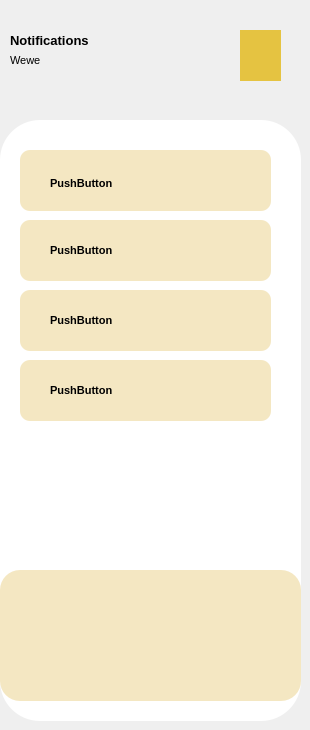
    <widget class="QWidget" name="page_6">
     <widget class="QFrame" name="frame_18">
      <property name="geometry">
       <rect>
        <x>0</x>
        <y>120</y>
        <width>301</width>
        <height>601</height>
       </rect>
      </property>
      <property name="styleSheet">
       <string notr="true">background-color: rgb(255, 255, 255);
border-radius: 40px;</string>
      </property>
      <property name="frameShape">
       <enum>QFrame::Shape::StyledPanel</enum>
      </property>
      <property name="frameShadow">
       <enum>QFrame::Shadow::Raised</enum>
      </property>
      <widget class="QFrame" name="frame_19">
       <property name="geometry">
        <rect>
         <x>0</x>
         <y>450</y>
         <width>301</width>
         <height>131</height>
        </rect>
       </property>
       <property name="styleSheet">
        <string notr="true">background-color:#f4e7c2;
border-radius:20px;</string>
       </property>
       <property name="frameShape">
        <enum>QFrame::Shape::StyledPanel</enum>
       </property>
       <property name="frameShadow">
        <enum>QFrame::Shadow::Raised</enum>
       </property>
       <widget class="QPushButton" name="dashboardPushButton_6">
        <property name="geometry">
         <rect>
          <x>20</x>
          <y>10</y>
          <width>51</width>
          <height>51</height>
         </rect>
        </property>
        <property name="styleSheet">
         <string notr="true"/>
        </property>
        <property name="text">
         <string/>
        </property>
        <property name="icon">
         <iconset resource="res.qrc">
          <normaloff>:/image/dashboard.png</normaloff>:/image/dashboard.png</iconset>
        </property>
        <property name="iconSize">
         <size>
          <width>43</width>
          <height>43</height>
         </size>
        </property>
       </widget>
       <widget class="QPushButton" name="settingsPushButton_6">
        <property name="geometry">
         <rect>
          <x>90</x>
          <y>10</y>
          <width>51</width>
          <height>51</height>
         </rect>
        </property>
        <property name="text">
         <string/>
        </property>
        <property name="icon">
         <iconset resource="res.qrc">
          <normaloff>:/image/settings.png</normaloff>:/image/settings.png</iconset>
        </property>
        <property name="iconSize">
         <size>
          <width>40</width>
          <height>40</height>
         </size>
        </property>
       </widget>
       <widget class="QPushButton" name="notificationPushButton_6">
        <property name="geometry">
         <rect>
          <x>160</x>
          <y>10</y>
          <width>51</width>
          <height>51</height>
         </rect>
        </property>
        <property name="text">
         <string/>
        </property>
        <property name="icon">
         <iconset resource="res.qrc">
          <normaloff>:/image/notification.png</normaloff>:/image/notification.png</iconset>
        </property>
        <property name="iconSize">
         <size>
          <width>40</width>
          <height>40</height>
         </size>
        </property>
       </widget>
       <widget class="QPushButton" name="profilePushButton_7">
        <property name="geometry">
         <rect>
          <x>230</x>
          <y>10</y>
          <width>51</width>
          <height>51</height>
         </rect>
        </property>
        <property name="text">
         <string/>
        </property>
        <property name="icon">
         <iconset resource="res.qrc">
          <normaloff>:/image/profile.png</normaloff>:/image/profile.png</iconset>
        </property>
        <property name="iconSize">
         <size>
          <width>30</width>
          <height>30</height>
         </size>
        </property>
       </widget>
      </widget>
      <widget class="QFrame" name="notificationLabel">
       <property name="geometry">
        <rect>
         <x>20</x>
         <y>30</y>
         <width>251</width>
         <height>61</height>
        </rect>
       </property>
       <property name="styleSheet">
        <string notr="true">background-color: rgb(244, 231, 194);
border-radius:10px;</string>
       </property>
       <property name="frameShape">
        <enum>QFrame::Shape::StyledPanel</enum>
       </property>
       <property name="frameShadow">
        <enum>QFrame::Shadow::Raised</enum>
       </property>
       <widget class="QPushButton" name="notif1PushButton">
        <property name="geometry">
         <rect>
          <x>30</x>
          <y>8</y>
          <width>191</width>
          <height>51</height>
         </rect>
        </property>
        <property name="font">
         <font>
          <family>Tahoma</family>
          <pointsize>8</pointsize>
          <bold>true</bold>
         </font>
        </property>
        <property name="layoutDirection">
         <enum>Qt::LayoutDirection::LeftToRight</enum>
        </property>
        <property name="styleSheet">
         <string notr="true">color:#000; text-align: left;</string>
        </property>
        <property name="text">
         <string>PushButton</string>
        </property>
       </widget>
      </widget>
      <widget class="QFrame" name="notificationLabel_2">
       <property name="geometry">
        <rect>
         <x>20</x>
         <y>100</y>
         <width>251</width>
         <height>61</height>
        </rect>
       </property>
       <property name="styleSheet">
        <string notr="true">background-color: rgb(244, 231, 194);
border-radius:10px;</string>
       </property>
       <property name="frameShape">
        <enum>QFrame::Shape::StyledPanel</enum>
       </property>
       <property name="frameShadow">
        <enum>QFrame::Shadow::Raised</enum>
       </property>
       <widget class="QPushButton" name="notif2PushButton">
        <property name="geometry">
         <rect>
          <x>30</x>
          <y>0</y>
          <width>191</width>
          <height>61</height>
         </rect>
        </property>
        <property name="font">
         <font>
          <family>Tahoma</family>
          <pointsize>8</pointsize>
          <bold>true</bold>
         </font>
        </property>
        <property name="layoutDirection">
         <enum>Qt::LayoutDirection::LeftToRight</enum>
        </property>
        <property name="styleSheet">
         <string notr="true">color:#000; text-align: left;</string>
        </property>
        <property name="text">
         <string>PushButton</string>
        </property>
       </widget>
      </widget>
      <widget class="QFrame" name="notificationLabel_3">
       <property name="geometry">
        <rect>
         <x>20</x>
         <y>170</y>
         <width>251</width>
         <height>61</height>
        </rect>
       </property>
       <property name="styleSheet">
        <string notr="true">background-color: rgb(244, 231, 194);
border-radius:10px;</string>
       </property>
       <property name="frameShape">
        <enum>QFrame::Shape::StyledPanel</enum>
       </property>
       <property name="frameShadow">
        <enum>QFrame::Shadow::Raised</enum>
       </property>
       <widget class="QPushButton" name="notif3PushButton">
        <property name="geometry">
         <rect>
          <x>30</x>
          <y>0</y>
          <width>191</width>
          <height>61</height>
         </rect>
        </property>
        <property name="font">
         <font>
          <family>Tahoma</family>
          <pointsize>8</pointsize>
          <bold>true</bold>
         </font>
        </property>
        <property name="layoutDirection">
         <enum>Qt::LayoutDirection::LeftToRight</enum>
        </property>
        <property name="styleSheet">
         <string notr="true">color:#000; text-align: left;</string>
        </property>
        <property name="text">
         <string>PushButton</string>
        </property>
       </widget>
      </widget>
      <widget class="QFrame" name="notificationLabel_4">
       <property name="geometry">
        <rect>
         <x>20</x>
         <y>240</y>
         <width>251</width>
         <height>61</height>
        </rect>
       </property>
       <property name="styleSheet">
        <string notr="true">background-color: rgb(244, 231, 194);
border-radius:10px;</string>
       </property>
       <property name="frameShape">
        <enum>QFrame::Shape::StyledPanel</enum>
       </property>
       <property name="frameShadow">
        <enum>QFrame::Shadow::Raised</enum>
       </property>
       <widget class="QPushButton" name="notif4PushButton">
        <property name="geometry">
         <rect>
          <x>30</x>
          <y>0</y>
          <width>191</width>
          <height>61</height>
         </rect>
        </property>
        <property name="font">
         <font>
          <family>Tahoma</family>
          <pointsize>8</pointsize>
          <bold>true</bold>
         </font>
        </property>
        <property name="layoutDirection">
         <enum>Qt::LayoutDirection::LeftToRight</enum>
        </property>
        <property name="styleSheet">
         <string notr="true">color:#000; text-align: left;</string>
        </property>
        <property name="text">
         <string>PushButton</string>
        </property>
       </widget>
      </widget>
     </widget>
     <widget class="QPushButton" name="pushButton_36">
      <property name="enabled">
       <bool>true</bool>
      </property>
      <property name="geometry">
       <rect>
        <x>240</x>
        <y>30</y>
        <width>41</width>
        <height>51</height>
       </rect>
      </property>
      <property name="styleSheet">
       <string notr="true">border:none;
background-color: rgb(229, 195, 65);</string>
      </property>
      <property name="text">
       <string/>
      </property>
      <property name="icon">
       <iconset resource="res.qrc">
        <normaloff>:/image/humaigoLogo-removebg-preview.png</normaloff>:/image/humaigoLogo-removebg-preview.png</iconset>
      </property>
      <property name="iconSize">
       <size>
        <width>50</width>
        <height>50</height>
       </size>
      </property>
     </widget>
     <widget class="QLabel" name="label_14">
      <property name="geometry">
       <rect>
        <x>10</x>
        <y>30</y>
        <width>201</width>
        <height>20</height>
       </rect>
      </property>
      <property name="font">
       <font>
        <family>Tahoma</family>
        <pointsize>10</pointsize>
        <bold>true</bold>
       </font>
      </property>
      <property name="styleSheet">
       <string notr="true">color:#000;
border:none;</string>
      </property>
      <property name="text">
       <string>Notifications</string>
      </property>
      <property name="alignment">
       <set>Qt::AlignmentFlag::AlignLeading|Qt::AlignmentFlag::AlignLeft|Qt::AlignmentFlag::AlignVCenter</set>
      </property>
     </widget>
     <widget class="QLabel" name="label_15">
      <property name="geometry">
       <rect>
        <x>10</x>
        <y>50</y>
        <width>141</width>
        <height>20</height>
       </rect>
      </property>
      <property name="font">
       <font>
        <family>Tahoma</family>
        <pointsize>8</pointsize>
        <bold>false</bold>
       </font>
      </property>
      <property name="styleSheet">
       <string notr="true">color:#000;
border:none;</string>
      </property>
      <property name="text">
       <string>Wewe</string>
      </property>
      <property name="alignment">
       <set>Qt::AlignmentFlag::AlignLeading|Qt::AlignmentFlag::AlignLeft|Qt::AlignmentFlag::AlignVCenter</set>
      </property>
     </widget>
    </widget>
